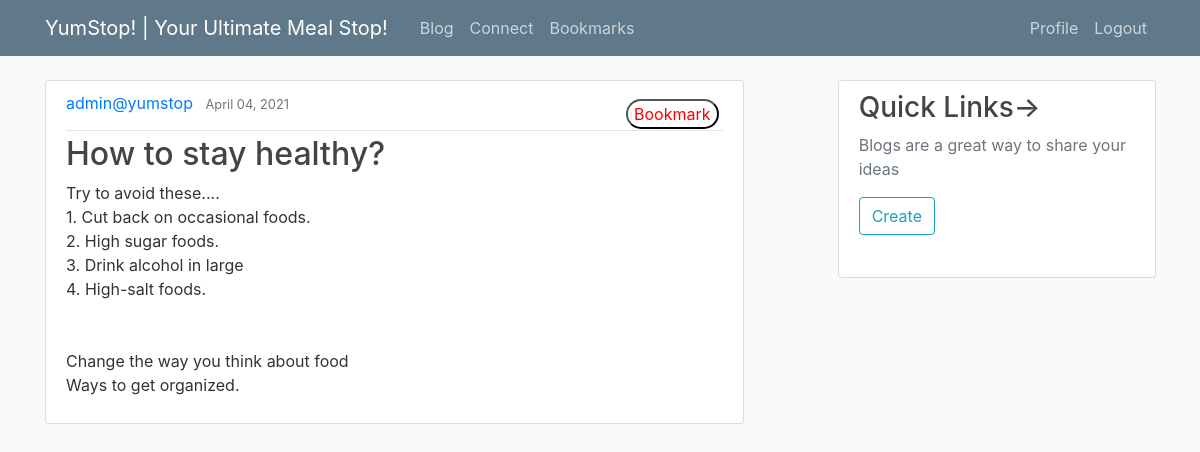
/blog/post/1/ (signed in), run on the app's committed database.
### blog/models.py (models this page shows, shortened)
class Post(models.Model):
    title = models.CharField(max_length=200)
    content = models.TextField()
    date_posted = models.DateTimeField(default=timezone.now)
    author = models.ForeignKey(User, on_delete=models.CASCADE)
    bookmark = models.CharField(max_length=20, default="Null")

### blog/views.py (the view)
# urls.py: path('blog/post/<int:pk>/', PostDetailView.as_view(), name='post-detail'),
class PostDetailView(DetailView):
    model = Post

### blog/templates/blog/post_detail.html (shortened to what this page needs)
{% extends "blog/base.html" %}
{% block content %}
{% if user.is_authenticated %}
    <article class="media content-section" style="margin-right: -14em;">
      <div class="media-body">
        <div class="article-metadata">
          <a class="mr-2" href="#">{{ object.author }}</a>
          <small class="text-muted">{{ object.date_posted|date:"F d, Y" }}</small>
            <form style="margin-left: 8em; margin-top: -1em;" method="post" action="{% url 'blog' %}">
                <button style="
                        color: red;
                        border-radius: 2em;
                        background: white;
                        margin-left: 27em;
                " type="submit" name="getbookmark" value="{{ post.id }}">Bookmark</button>
            </form>
        </div>
        <h2 class="article-title">{{ object.title }}</h2>
        <p class="article-content">{{ object.content }}</p>
      </div>
    </article>
{% else %}
<h2> Please <a href="{% url 'login' %}">Login </a>| <a href="{% url 'register' %}">Register</a> to Continue</h2>
{% endif %}
{% endblock %}

### blog/static/blog/main.css (style rules this page uses)
body { background: #fafafa; color: #333333; margin-top: 5rem; }
h1, h2, h3, h4, h5, h6 { color: #444444; }
.content-section { background: #ffffff; padding: 10px 20px; border: 1px solid #dddddd; border-radius: 3px; margin-bottom: 20px; }
.article-title { color: #444444; }
.article-content { white-space: pre-line; }
.article-metadata { padding-bottom: 1px; margin-bottom: 4px; border-bottom: 1px solid #e3e3e3 }

### data on the page
Post: author "admin@yumstop", date_posted "April 04, 2021", title "How to stay healthy?", content "Try to avoid these.... 1. Cut back on occasional foods. 2. High sugar foods. 3. Drink alcohol in large 4. High-salt foods. Change the way you think about food Ways to get organized."
